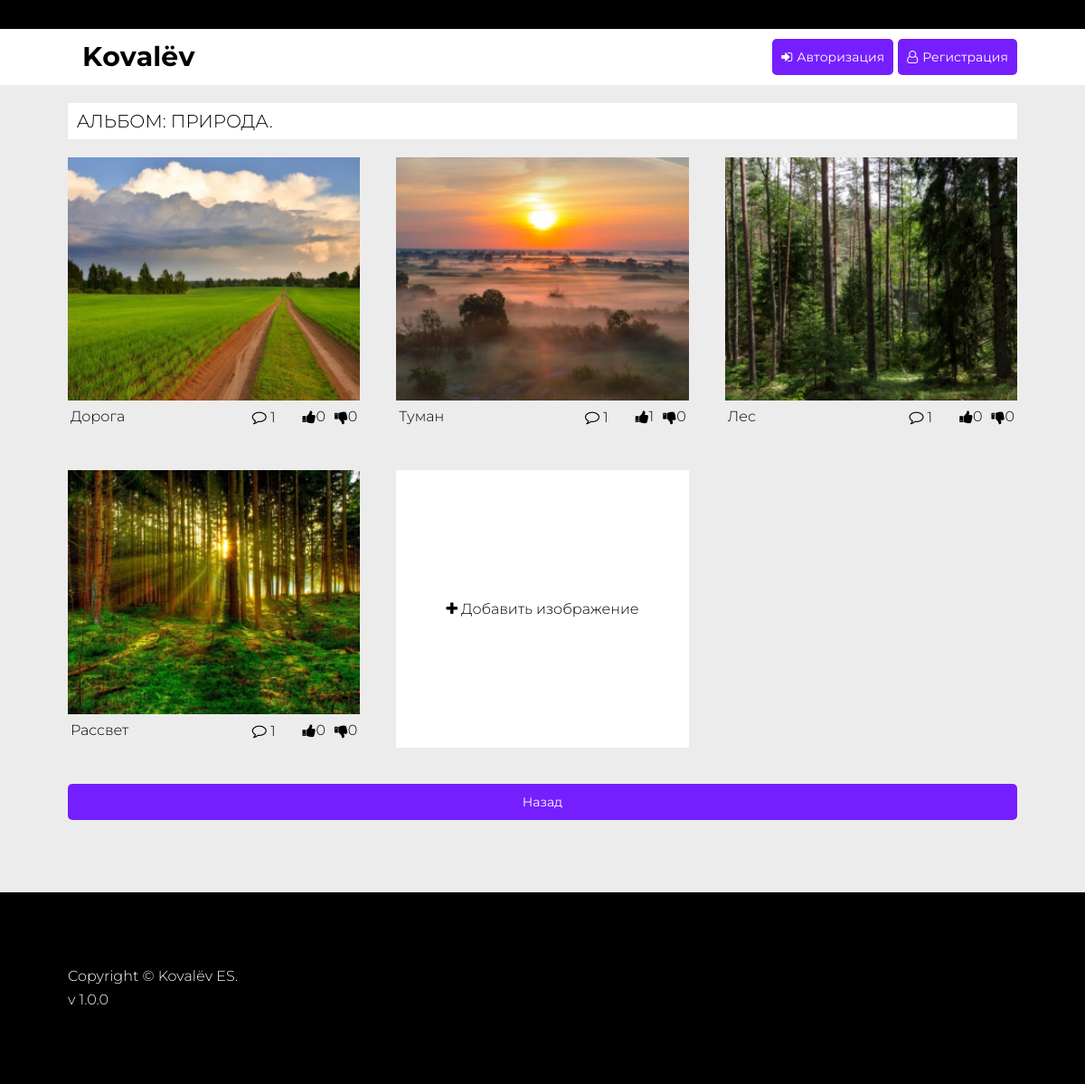
Page /Album/1 on the committed database.
### tables this page shows
CREATE TABLE `album` (
  `id_album` int NOT NULL,
  `title_album` varchar(150) NOT NULL,
  `description_album` varchar(255) NOT NULL
);

CREATE TABLE `photo` (
  `id_photo` int NOT NULL,
  `title_photo` varchar(150) NOT NULL,
  `linck_photo` varchar(255) NOT NULL,
  `albumID` int NOT NULL,
  `likes` int NOT NULL,
  `dislike` int NOT NULL,
  `viwe` int NOT NULL,
  `comments` int NOT NULL,
  `description` varchar(255) NOT NULL,
  `Min_img` varchar(255) NOT NULL
);

### app/controllers/Album.php (called while the page is built, shortened)
<?php
class Album {
    private $page = 'Page1';
    private $action = 'read';
    private $parameters;
    public $method;
    public function __construct($arr)
    {
        $this->parameters = $arr;
        $this->analyzeRequest($this->parameters);
    }
    protected function analyzeRequest()
    {
        if (!empty($this->parameters[0]))
        {
            $this->page = $this->parameters[0];
        }
        if (!empty($this->parameters[1]))
        {    $this->method = $this->parameters[1];
        }
        $method = $this->method;
        $this->$method($this->page, $this->action ,$this->parameters);
    }
    public function render($class, $action, $params )
    {
        $model = new $className();
        $model->execute($action,$params);
        $view = new $className();
        $view->render($model->getData());
    }
}

### index.php (called while the page is built, shortened)
<?php session_start();
include_once('router/routes.php');
        spl_autoload_register(function($class){
            $class =  str_replace('\\', '/', strtolower($class)).'.php';
            if (file_exists($class))
                return include_once($class);
            else
                return false;
        });
    $url = $_SERVER['REQUEST_URI'];
    $baseURL = dirname($_SERVER['SCRIPT_NAME']);
    if(strpos($url, $baseURL) === 0){
        $url = substr($url, strlen($baseURL));
    }
    $url = trim($url, '/');
    $r = new router\Router($url, $return);
    $x = $r->getRoute();
    $controller = new $class($x);

### Core/ConnectDB.php (called while the page is built, shortened)
<?php
class ConnectDB {
    private $link;
    private $host;
    private $user;
    private $password;
    private $database;
    private $charset;
    private static $instance = null;
    public function __construct($host, $user, $password, $database, $charset) {
        $this->host = $host;
        $this->user = $user;
        $this->password = $password;
        $this->database = $database;
        $this->charset= $charset;
    }
    public static function getInstance($host, $user, $password, $database, $charset)
    {
        if (null === self::$instance)
        {
            self::$instance = new self($host, $user, $password, $database, $charset);
        }
        return self::$instance;
    }
    private function connect(){
        $this->link = new PDO("mysql:host=".$this->host.";dbname=".$this->database.";charset=".$this->charset,$this->user, $this->password);
        return $this->link;
    }
    public function read($sql, $param = [], $pdoConst = PDO::FETCH_ASSOC){
        $exe = $this->link->prepare($sql);
            $exe->execute($param);
        $result = $exe->fetchAll($pdoConst);
        return $result;
    }
}

### app/models/Album.php (called while the page is built, shortened)
<?php
class Album extends Model{
    function execute($action, $parameters)
    {
        $arguments = ['num'=> (int)$parameters[2]];
        $sql_AlbumSelect = "SELECT * FROM `album`
                            LEFT JOIN `photo`
                            ON `album`.`id_album` = `photo`.`albumID`
                            WHERE `album`.`id_album` = :num";
        $request = $this->connectDB->$action($sql_AlbumSelect, $arguments);
    }
}

### app/models/Model.php (called while the page is built, shortened)
<?php
class Model {
    public function execute($action, $parameters)
    {
        $this->connectDB = ConnectDB::getInstance(HOST, USER, PASSWORD ,DATABASE, CHARSET);
    }
}

### app/views/templates/Album.php (the view, shortened to what this page needs)
<?php
class Album {
    public function render($data){
        $out='';
        $out .= "<section class='Album-Block'>
                <div class='Album__container'>
                <div class='block__titleWrepper'>
                    <h1 class='block__title'>Aльбом: {$data[0]['title_album']}</h1>
                </div>
                <ul class='photoList'>";
        $wrepper = 'photoList__item-close';
        if(isset($data) &&   $data[0]['id_photo'] != null ){
        forEach($data as $key=>$value){
            $out .= "<li class='{$wrepper} itemPhoto'  data-number='{$value['id_photo']}'>
                        <div class='itemPhoto__wrepperInfo infoImg'>";
                    if(isset($value['linck_photo'])){
                         $out .= "<img src='{$value['Min_img']}' class='itemPhoto__img'>";
                    }
                        $out .= "</div>
                        <div class='itemPhoto_wrepperInfo infoImg'>
                            <p class='infoImg__title'>{$value['title_photo']}</p>
                            <div class='infoImg__activ activ'>
                                <p class='PhotoW_Block PhotoW__countComments'>
                                    <i class='fa fa-comment-o' aria-hidden='true'></i>
                                    <span class='countActiv countComments-{$value['id_photo']}'>{$value['comments']}<span>
                                </p>
                                <div class='PhotoW_Block PhotoW__mood'>
                                    <div class='likeWrep'>
                                        <div class='PhotoW__like-prev' title='Нравится'><i class='fa fa-thumbs-up' aria-hidden='true'></i></div>
                                        <span class='countActiv countActiv-like-prev-{$value['id_photo']}'>{$value['likes']}<span>
                                    </div>
                                    <div class='likeWrep'>
                                        <div class='PhotoW__disLike-prev' title='Не нравится'><i class='fa fa-thumbs-down' aria-hidden='true'></i></div>
                                        <span class='countActiv countActiv-disLike-prev-{$value['id_photo']}'>{$value['dislike']}<span>
                                    </div>
                                </div>
                            <div>
                        </div>
                    </li>";
            }
        }
        $out .="<li class='photoList__item itemPhoto itemPhoto__add'>
            <a href='/PhotoLists/AddIMGForm/{$data[0]['id_album']}' class='photoList__item-linck'>
               <span class='itemPhoto__add_text'> <i class='fa fa-plus' aria-hidden='true'></i> Добавить изображение</li></span>
            </a>
               </ul>";
        $out .= "<a href='/PhotoLists/index.php' class='btn'>Назад</a></div></section>";
        echo $out;
    }
}

### app/views/templates/Header.php (shortened to what this page needs)
<?php
class Header {
  public function render(){
      $out='';
        $out.="<!DOCTYPE html>
            <html>
                <head>
                    <meta charset='UTF-8'>
                    <title></title>
                    <link rel='stylesheet' href='/PhotoLists/css/style.css'>
                    <meta name='viewport' content='width=device-width, initial-scale=1.0'>
                    <link rel='stylesheet' href='/PhotoLists/font-awesome-4.7.0/css/font-awesome.min.css'>
                </head>
                <body >
        <div class='wrepper'>
            <div class='header'>
                <div class='header-blockFirst'>
                    <div class='header__container  header-blockFirst-container'>
                        <span class='header-blockFirst-text'></span>
                        <div class='header-menu'>
                        </div>
                    </div>
                </div>
                <div class='header-blockSecond'>
                    <div class='header__container header-blockSecond-container'>
                        <a href='/PhotoLists/index.php' class='header__logo'>Kovalёv</a>
                        <div class='wrepper-inner-blockSecond'>
                            <a href='index.php' class='header__logo-min'>Kovalёv</a>
                        </div>";
                    if(isset($_SESSION['user'])){
                        $out.="<div class='wrepAutorization'>
                                <a href='/PhotoLists/LogOut' class='btn outBtn__cab'>Выход</a>
                                <div class=wrepAccaunt><i class='fa fa-user-circle-o' aria-hidden='true'></i><p>{$_SESSION['user']}</p></div>
                            </div>";
                    }
                    else{
                        $out.="<div class='wrepAutorization'>
                                    <a href='/PhotoLists/Authorization' class='btn'>
                                        <i class='fa fa-sign-in btnIcon' aria-hidden='true'></i>
                                         <span class='btnIcon_title'>Авторизация</span>
                                        </a>
                                    <a href='/PhotoLists/Registration' class='btn btn-reg'>
                                        <i class='fa fa-user-o btnIcon' aria-hidden='true'></i>
                                        <span class='btnIcon_title'>Регистрация</span>
                                    </a>
                                </div>";
                    }
                $out.="</div>
                </div>
            </div> ";
        echo $out;
    }
}

### app/views/Album.php (shortened to what this page needs)
<?php
class Album {
    public function render($data)
    {
        $header = new templates\Header();
        $header->render($data);
        echo "<main class = 'main'>";
        $Directions = new templates\Album();
        $Directions->render($data);
        echo "</main>";
        $footer = new templates\Footer();
        $footer->render();
    }
}

### app/views/templates/Footer.php (shortened to what this page needs)
<?php
class Footer {
   public function render(){
       echo "<footer class='footer' >
                <div class='footer__container'>
                    <div class='footer__block'><div>
                    <div class='footer__block'>
                        <ul class='f-menu'>
                            <li class='f-menu__item'>Copyright © Kovalёv ES.</li>
                            <li class='f-menu__item'>v 1.0.0</li>
                        </ul>
                    </div>
                </div>
           </footer>
        </div>
        <script src='/PhotoLists/javaScript/script.js'></script>
        <script src='/PhotoLists/javaScript/ajax.js'></script>
        <script src='/PhotoLists/javaScript/ajaxRegistr.js'></script>
        </body>
    </html>";
   }
}

### css/style.css (style rules this page uses)
:root { --colr-main: #fff; --colr-dark: #000; --colr-main2:#edecec; --colr-active: #751fff; --colr-promo: #d72d2d; --c-font: #000; --c-font-revers: #fff; }
*, *::before, *::after { padding: 0; margin: 0; border: 0; box-sizing: border-box; color: #000; }
a { text-decoration: none; }
ul, ol, li { list-style: none; }
img { vertical-align: top; }
h1, h2, h3, h4, h5, h6 { font-weight: inherit; font-size: inherit; }
html, body { height: 100%; line-height: 1; display: flex; flex-direction: column; height: 100%; color: #fff; background-color: var(--colr-main2); font-family: 'Montserrat-Light'; }
[class*=__container] { max-width: 90%; margin: 0 auto; padding: 0 15px; }
[class*=__block] { padding: 40px 0; }
.block__title { text-transform: uppercase; font-size: clamp(15px, 5vw, 20px); color: var(--c-font); display: flex; text-align: center; white-space:nowrap; }
.block__titleWrepper { background-color: var(--colr-main); padding: 10px 10px; margin: 20px 0; display: flex; }
.block__title::after { content: ''; display: block; width: 80%; height: 2px; transition: 0.8s; opacity: 0; margin-top: 10px; }
.wrepper { min-height: 100%; display: flex; flex-direction: column; }
.header { background-color: var(--colr-main) ; }
.main { flex: 1 1 auto; background-color: var(--colr-main2); padding-bottom: 80px; }
.header { top: 0; left: 0; right: 0; z-index: 5; }
.main { flex: 1 0 auto; position: relative; }
.footer { flex: 0 0 auto; }
.wrepper { min-height: 100dvh; display: flex; flex-direction: column; position: relative; }
.header-blockFirst { background-color: var(--colr-dark) ; }
.header-blockFirst-text { padding: 16px; }
.header-blockFirst-container { display: flex; justify-content: space-between; }
.header-blockSecond { background-color: var(--colr-main); }
.header-blockSecond-container { display: flex; flex-direction: row; align-items: center; justify-content: space-between; }
.header__logo-min, .header__logo { font-family: 'Montserrat-Bold'; color: var(--colr-dark); font-size: 30px; padding: 16px; display: block; }
.btn { cursor: pointer; background-color: var(--colr-active); color: #fff; padding: 10px ; font-size: 14px; display: flex; align-items: center; justify-content: center; font-family: "Montserrat-Regular"; height: 40px; transition: 0.8s; }
.btn { color: #fff; border-radius: 5px; }
.footer { background: var(--colr-dark); }
.photoList { width: 100%; display: grid; gap: 40px; grid-template-columns: repeat(auto-fit, minmax(300px, 1fr)); margin: 0 auto; margin-bottom: 40px; }
.itemPhoto__img { width: 100%; transition: .8s ; }
.itemPhoto__wrepperInfo { overflow: hidden; }
.photoList__item-close, .photoList__item { cursor: pointer; }
.itemPhoto_wrepperInfo { display: flex; flex-direction:row; justify-content: space-between; padding: 10px 3px; }
.infoImg__activ { display: flex; flex-direction:row; }
.PhotoW_Block { margin-left: 20px; }
.PhotoW__mood { display: flex; flex-direction: row; }
.likeWrep { margin-left: 10px; display: flex; flex-direction:row; }
.f-menu>* { color: var(--colr-main); padding: 5px 0; }
.itemPhoto__add>* { background-color: var(--colr-main); display: flex; height: 100%; align-items: center; justify-content: center; padding: 20px 0 ; overflow: hidden; transition: .8s; }
.itemPhoto__add_text { display: block; transition: .8s; }
.btn-reg { margin-left: 5px; }
.btnIcon:before { color: var(--colr-main); }
.btnIcon_title { margin-left: 5px; color: var(--colr-main); }
.wrepAutorization { display: flex; flex-direction: row; }

### rows in the picture
album: title_album "ПРИРОДА."
photo: shows a picture, title_photo "Дорога", comments "1", likes "0", dislike "0"
photo: shows a picture, title_photo "Туман", comments "1", likes "1", dislike "0"
photo: shows a picture, title_photo "Лес", comments "1", likes "0", dislike "0"
photo: shows a picture, title_photo "Рассвет", comments "1", likes "0", dislike "0"
